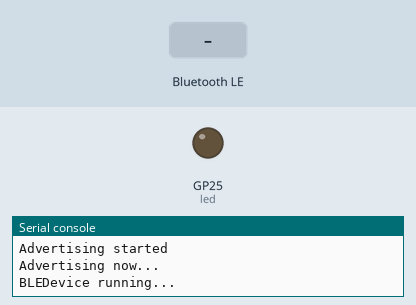
A program run on a simulated Raspberry Pi Pico running MicroPython. On the bench: output pins drawn as LEDs (lit = HIGH), the last lines printed to the serial console. The inputs (shaded band) are chosen by the test bench. Nothing arrives over Bluetooth unless stated; the clock reads 2024-03-15 10:24:30 at power-on unless the program sets it.

Above: at 1.2 s.
1.3 s: "c" written over Bluetooth
At 1.7 s:
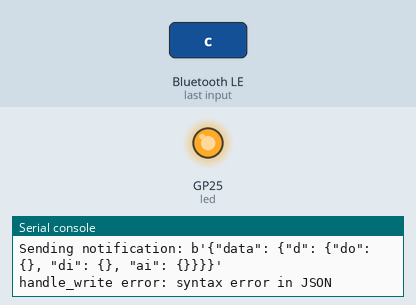
2.8 s: "1" written over Bluetooth
Timing chart, 0 to 5.8 s (numbered marks = the images above; inputs shaded):
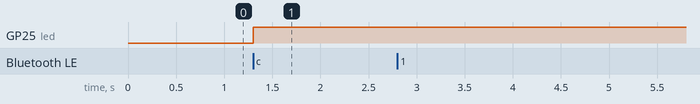

The program:

ble_device.py
```python
import machine
import bluetooth
import json
import gc
import time
import micropython

gc.enable()
gc.collect()

class BLEDevice:
    def __init__(self):
        # 内蔵LED（接続状況表示用）
        self.led = machine.Pin('LED', machine.Pin.OUT)

        # ピン管理用の辞書（初期状態は空）
        self.digital_outputs = {}
        self.digital_inputs = {}
        self.analog_inputs = {}

        # BLE の初期化
        self.ble = bluetooth.BLE()
        self.ble.active(True)
        self.conn_handle = None  # BLE接続ハンドル

        # BLEサービスの設定（後で read_pins() で全ピン状態を動的に参照）
        self._setup_service()
        self.start_advertising()

        # BLE IRQ ハンドラの登録
        self.ble.irq(self.ble_irq)
        self.last_notification = time.time()

    # ピン追加用の関数
    def add_digital_output(self, name, pin_number, mode):
      self.digital_outputs[name] = {
        "pin": machine.Pin(pin_number, mode),
        "gp": pin_number,
    }

    def add_digital_input(self, name, pin_number, mode, pull=None):
        if pull is None:
            pin_obj = machine.Pin(pin_number, mode)
        else:
            pin_obj = machine.Pin(pin_number, mode, pull)
        self.digital_inputs[name] = {
            "pin": pin_obj,
            "gp": pin_number,
        }
        # 入力状態の変化を検知するため、IRQ を設定
        pin_obj.irq(trigger=machine.Pin.IRQ_FALLING | machine.Pin.IRQ_RISING,
                    handler=self.input_irq)

    def add_analog_input(self, name, pin_number):
        self.analog_inputs[name] = {
            "adc": machine.ADC(pin_number),
            "gp": pin_number,
        }


    def _setup_service(self):
        # サービスとキャラクタリスティックの UUID（16bit形式）
        service_uuid = bluetooth.UUID(0x1234)
        char_uuid    = bluetooth.UUID(0x5678)
        self.service = (
            service_uuid,
            ((char_uuid, bluetooth.FLAG_READ | bluetooth.FLAG_WRITE | bluetooth.FLAG_NOTIFY),),
        )
        self.handles = self.ble.gatts_register_services((self.service,))
        # 初期状態のデータを書き込み
        initial_data = {
            'status': 'ready',
            'data': self.read_pins()
        }
        self.ble.gatts_write(self.handles[0][0], json.dumps(initial_data).encode())

    def start_advertising(self):
        name = "Pico-W"
        # アドバタイジングデータの作成
        adv_data = (b'\x02\x01\x06' +
                    bytes([len(name) + 1, 0x09]) +
                    name.encode() +
                    b'\x03\x03\x34\x12')
        print("Advertising started")
        self.ble.gap_advertise(100000, adv_data)
        print("Advertising now...")

    def read_pins(self):
    # 全てのピンの状態をまとめて返す
        state = {
            "d": {  # data
                "do": {},  # digital_outputs
                "di": {},  # digital_inputs
                "ai": {}   # analog_inputs
            }
        }

        for key, obj in self.digital_outputs.items():
            state["d"]["do"][key] = {
                "v": obj["pin"].value(),  # value
                "g": obj["gp"]            # gp
            }

        for key, obj in self.digital_inputs.items():
            state["d"]["di"][key] = {
                "v": obj["pin"].value(),
                "g": obj["gp"]
            }

        for key, obj in self.analog_inputs.items():
            state["d"]["ai"][key] = {
                "v": obj["adc"].read_u16(),
                "g": obj["gp"]
            }

        return state


    def notify(self, conn_handle, data):
        try:
            encoded_data = json.dumps(data).encode()
            print("Sending notification:", encoded_data)
            self.ble.gatts_notify(conn_handle, self.handles[0][0], encoded_data)
        except Exception as e:
            print("notify error:", e)

    def handle_write(self, conn_handle, data):
        try:
            msg = json.loads(data.decode())
            cmd = msg.get("c", msg.get("cmd"))  # Support both formats

            if cmd in ["s", "set"]:  # Optimized set command
                category_map = {
                    "do": "digital_outputs",
                    "di": "digital_inputs",
                    "ai": "analog_inputs"
                }
                category = category_map.get(msg.get("t")) or msg.get("category")
                pin_key = msg.get("p") or msg.get("pin")
                val = msg.get("v") or msg.get("val")

                if category == "digital_outputs" and pin_key in self.digital_outputs:
                    self.digital_outputs[pin_key]["pin"].value(val)
                    self.led.value(val)
                    self.notify(conn_handle, {"s": "ok"})  # Optimized status
                    self.notify(conn_handle, self.read_pins())

            elif cmd in ["r", "read"]:  # Optimized read command
                self.notify(conn_handle, self.read_pins())

        except Exception as e:
            print("handle_write error:", e)


    def input_irq(self, pin):
        # IRQ 内で重い処理を避け、処理は micropython.schedule で委譲
        micropython.schedule(self.input_handler, 0)

    def input_handler(self, dummy):
        current_state = self.read_pins()
        print("Input change detected:", current_state)
        if self.conn_handle is not None:
            self.notify(self.conn_handle, {"data": current_state})

    def ble_irq(self, event, data):
        if event == 1:  # 接続時
            conn_handle, _, _ = data
            self.conn_handle = conn_handle
            self.led.value(1)
            self.notify(conn_handle, {"status": "connected"})
            self.notify(conn_handle, {"data": self.read_pins()})
        elif event == 2:  # 切断時
            self.led.value(0)
            self.conn_handle = None
        elif event == 3:  # データ受信時
            conn_handle, value_handle = data
            received = self.ble.gatts_read(value_handle)
            if received:
                self.handle_write(conn_handle, received)
        pass

    def run(self):
        print("BLEDevice running...")
        while True:
            gc.collect()
            if self.conn_handle is not None:
                if time.time() - self.last_notification >= 5:
                    self.notify(self.conn_handle, {"data": self.read_pins()})
                    self.last_notification = time.time()
            time.sleep(1)
        pass

if __name__ == '__main__':
    device = BLEDevice()
    device.run()
```

Measured:
- after the input at 1.3 s, GP25 (led): LOW → HIGH at once
